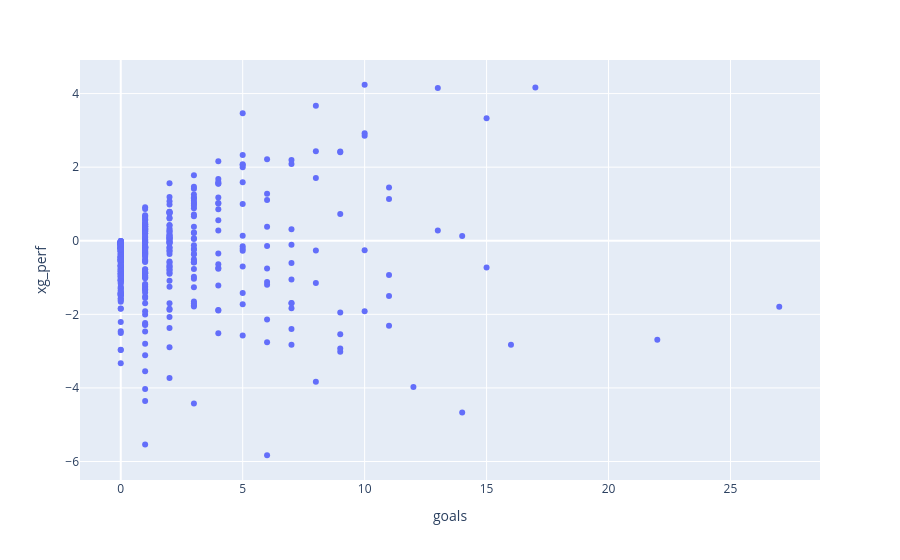

Notebook source saved alongside this figure:
### Code cell
xg_df = xg.loc[xg["xg"].gt(0)].copy()

xg_df["xg_perf"] = xg_df["goals"] - xg_df["xg"]

def calculate_xg_performance(df):
    df = df.copy()
    underperformers = df.loc[df["xg_perf"] < 0].sort_values("xg_perf")
    overperformers = df.loc[df["xg_perf"] >= 0].sort_values(
        "xg_perf",
        ascending=False,
    )
    return underperformers, overperformers

underperformers, overperformers = calculate_xg_performance(xg_df)

display("Underperformers:", underperformers)
display("Overperformers:", overperformers)

fig = px.scatter(
    xg_df,
    x='goals',
    y='xg_perf'
)

fig.show()

xg_corr = xg_df.corr(numeric_only=True, method='spearman')
display(xg_corr)

### Figure 1 — Plotly figure (JSON) as saved in the notebook; plotly's stock layout.template omitted (floating-point values rounded to 4 significant figures; data arrays with more than 128 entries replaced by an {"elided": "..."} marker saying what was removed)
{"data": [{"hovertemplate": "goals=%{x}<br>xg_perf=%{y}<extra></extra>", "legendgroup": "", "marker": {"color": "#636efa", "symbol": "circle"}, "mode": "markers", "name": "", "orientation": "v", "showlegend": false, "type": "scatter", "x": {"elided": "444 int values"}, "xaxis": "x", "y": {"elided": "444 float values"}, "yaxis": "y"}], "layout": {"legend": {"tracegroupgap": 0}, "margin": {"t": 60}, "xaxis": {"anchor": "y", "domain": [0, 1], "title": {"text": "goals"}}, "yaxis": {"anchor": "x", "domain": [0, 1], "title": {"text": "xg_perf"}}}}
